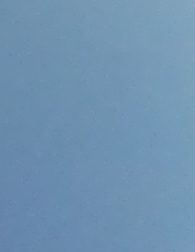
#> input picture processing/sampleimages/Clear/clear2marginal.jpeg, 195 x 252 px
$ python cleardensityplot.py
#> lines starting #> are read from the running program, lines starting #| are printed output that depends on the picture
def density(imgpath):
    '''
    input:
    imgpath = full path to image
    returns:
    scattergraph with mattpliot
    '''
#> called with imgpath = 'clear2marginal.jpeg'
    import cv2
    import matplotlib.pyplot as plt
    img=cv2.imread(imgpath)
#> img is the input picture: shape (252, 195, 3); mean B, G, R 177.5, 146.8, 111.3
    # from matplotlib import pyplot as plt
    # import numpy as np
    redpixels=[]
    greenpixels=[]
    bluepixels=[]
    for p in range(0,256):
        bluepixels.append(0)
    for x in range(img.shape[0]):
        for y in range(img.shape[1]):
            bluepixels[img[x,y,2]]+=1
    #print(bluepixels)
    plt.plot(bluepixels)
    plt.xlabel('Color of pixel (0-255)')
    plt.ylabel('count/concentration')
    plt.show()
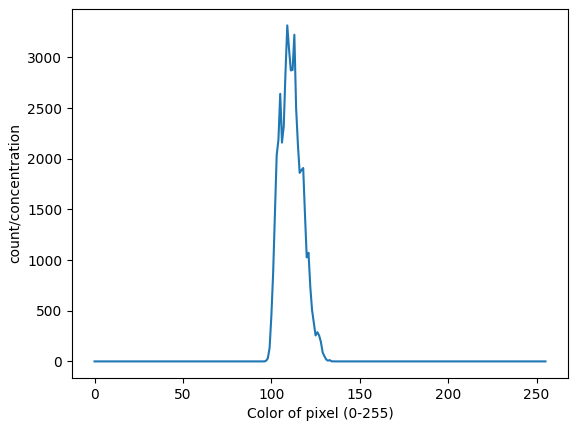
#> figure drawn by matplotlib, 1 panel; curve peaks at x = 109, y = 3315
    # [6 lines of commented-out code are left out]
density('clear2marginal.jpeg')

$ run again, with processing/sampleimages/Clear/clear1.jpeg copied over processing/sampleimages/Clear/clear2marginal.jpeg
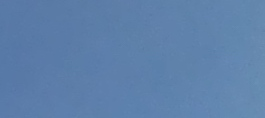
#> input picture processing/sampleimages/Clear/clear1.jpeg, 265 x 118 px
#> in density, img is the input picture: shape (118, 265, 3); mean B, G, R 170.9, 128.3, 93.9
#> in density, `plt.show()`:
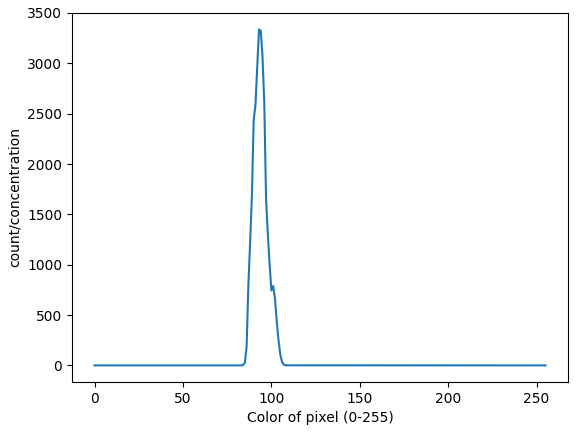
#> figure drawn by matplotlib, 1 panel; curve peaks at x = 93, y = 3337
